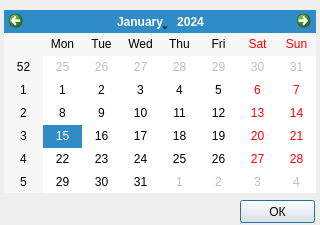
<?xml version="1.0" encoding="UTF-8"?>
<ui version="4.0">
 <class>CalendarDialog</class>
 <widget class="QDialog" name="CalendarDialog">
  <property name="windowModality">
   <enum>Qt::WindowModal</enum>
  </property>
  <property name="geometry">
   <rect>
    <x>0</x>
    <y>0</y>
    <width>320</width>
    <height>225</height>
   </rect>
  </property>
  <property name="minimumSize">
   <size>
    <width>320</width>
    <height>225</height>
   </size>
  </property>
  <property name="maximumSize">
   <size>
    <width>320</width>
    <height>225</height>
   </size>
  </property>
  <property name="contextMenuPolicy">
   <enum>Qt::NoContextMenu</enum>
  </property>
  <property name="windowTitle">
   <string>Выберите дату</string>
  </property>
  <property name="modal">
   <bool>true</bool>
  </property>
  <widget class="QCalendarWidget" name="calendarWidget">
   <property name="geometry">
    <rect>
     <x>4</x>
     <y>10</y>
     <width>312</width>
     <height>183</height>
    </rect>
   </property>
  </widget>
  <widget class="QPushButton" name="ok_button">
   <property name="geometry">
    <rect>
     <x>240</x>
     <y>200</y>
     <width>75</width>
     <height>23</height>
    </rect>
   </property>
   <property name="text">
    <string>ОК</string>
   </property>
  </widget>
 </widget>
 <resources/>
 <connections/>
</ui>
